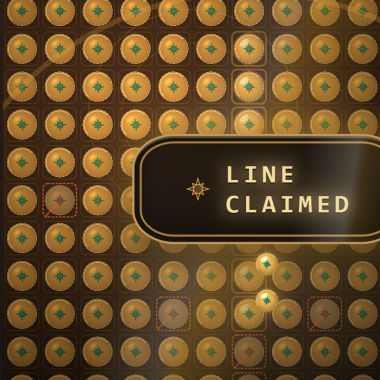
#> input picture assay-run/_crop_board_css.png, 380 x 380 px
$ python cyan_pixel_scan.py _crop_board_css.png
#> lines starting #> are read from the running program, lines starting #| are printed output that depends on the picture
#> further down, im is the input picture: PIL image 380x380 RGBA; mean R, G, B, A 104.4, 77.3, 39.8, 255
import sys, glob
from PIL import Image
import numpy as np

files = sys.argv[1:] if len(sys.argv) > 1 else sorted(glob.glob('shots-FINAL-0704/0*.png'))

# Loose "cyan family" mask matching the accent-API cyan/volt tokens
# volt #00F0FF = (0,240,255), cyan #29E6FF = (41,230,255)
# Loose test: G and B both high, R distinctly lower than G and B, G/B reasonably close (blue-green, not pure blue, not green, not white)
def cyan_mask(arr):
    r = arr[..., 0].astype(int)
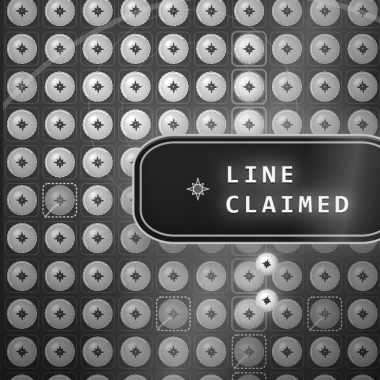
#> r: shape (380, 380) int64; min 21, max 255, mean 104.4
    g = arr[..., 1].astype(int)
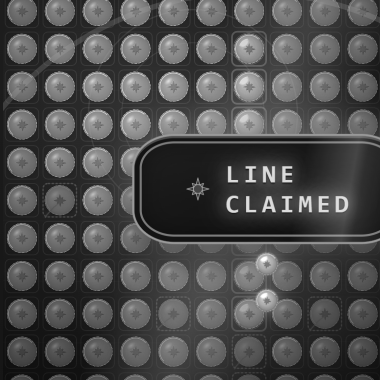
#> g: shape (380, 380) int64; min 14, max 255, mean 77.3
    b = arr[..., 2].astype(int)
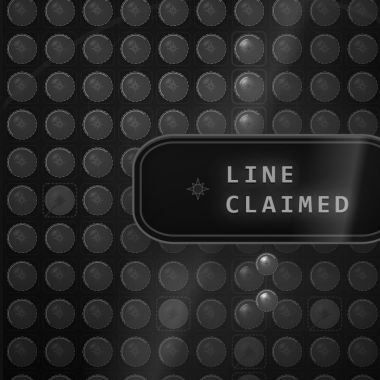
#> b: shape (380, 380) int64; min 7, max 231, mean 39.8
    a = arr[..., 3].astype(int) if arr.shape[-1] == 4 else np.full(r.shape, 255)
#> a: shape (380, 380) int64; every value is 255
    mask = (
        (a > 20) &
        (g > 140) & (b > 140) &
        (r < g - 40) & (r < b - 40) &
        (np.abs(g.astype(int) - b.astype(int)) < 70)
    )
#> mask: shape (380, 380) bool; every value is 0
    return mask

results = []
for f in files:
    im = Image.open(f).convert('RGBA')
    arr = np.array(im)
    mask = cyan_mask(arr)
    count = int(mask.sum())
#> count = 0
    total = arr.shape[0] * arr.shape[1]
#> total = 144400
    ys, xs = np.where(mask)
#> ys = empty array; xs = empty array
    sample_pixels = []
    if count > 0:
        # sample up to 8 distinct hit locations + their RGB
        idxs = np.linspace(0, count - 1, min(8, count)).astype(int)
        for i in idxs:
            y, x = ys[i], xs[i]
            sample_pixels.append({'xy': (int(x), int(y)), 'rgb': tuple(int(v) for v in arr[y, x][:3])})
    results.append((f, count, total, round(100*count/total, 5), sample_pixels))

for f, count, total, pct, samples in results:
    print(f"{f}: cyan-family pixels={count}/{total} ({pct}%)")
    for s in samples:
        print(f"    at {s['xy']} rgb={s['rgb']}")
#> this loop made 1 pass
#> (f, count, total, pct, samples) on pass 1: ('_crop_board_css.png', 0, 144400, 0, [])
#| _crop_board_css.png: cyan-family pixels=0/144400 (0.0%)
